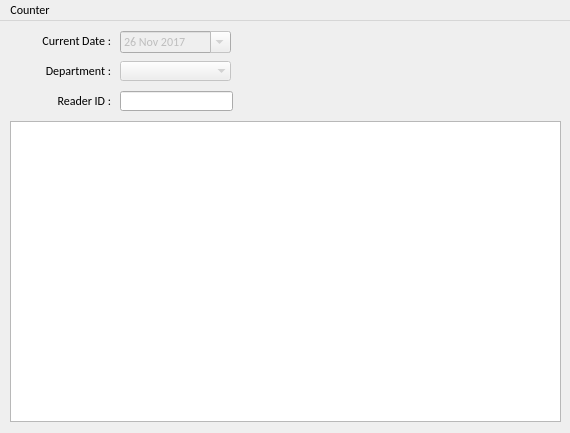
<?xml version="1.0" encoding="UTF-8"?>
<ui version="4.0">
 <class>MainWindow</class>
 <widget class="QMainWindow" name="MainWindow">
  <property name="geometry">
   <rect>
    <x>0</x>
    <y>0</y>
    <width>570</width>
    <height>433</height>
   </rect>
  </property>
  <property name="font">
   <font>
    <family>Calibri</family>
    <pointsize>9</pointsize>
   </font>
  </property>
  <property name="windowTitle">
   <string>MainWindow</string>
  </property>
  <widget class="QWidget" name="centralwidget">
   <widget class="QLabel" name="lbl">
    <property name="geometry">
     <rect>
      <x>30</x>
      <y>70</y>
      <width>81</width>
      <height>20</height>
     </rect>
    </property>
    <property name="maximumSize">
     <size>
      <width>81</width>
      <height>16777215</height>
     </size>
    </property>
    <property name="text">
     <string notr="true">Reader ID :</string>
    </property>
    <property name="alignment">
     <set>Qt::AlignRight|Qt::AlignTrailing|Qt::AlignVCenter</set>
    </property>
    <property name="buddy">
     <cstring>txt</cstring>
    </property>
   </widget>
   <widget class="QLineEdit" name="txt">
    <property name="geometry">
     <rect>
      <x>120</x>
      <y>70</y>
      <width>113</width>
      <height>20</height>
     </rect>
    </property>
   </widget>
   <widget class="QDateEdit" name="dt">
    <property name="enabled">
     <bool>false</bool>
    </property>
    <property name="geometry">
     <rect>
      <x>120</x>
      <y>10</y>
      <width>111</width>
      <height>22</height>
     </rect>
    </property>
    <property name="focusPolicy">
     <enum>Qt::NoFocus</enum>
    </property>
    <property name="inputMethodHints">
     <set>Qt::ImhPreferNumbers</set>
    </property>
    <property name="buttonSymbols">
     <enum>QAbstractSpinBox::PlusMinus</enum>
    </property>
    <property name="specialValueText">
     <string notr="true"/>
    </property>
    <property name="calendarPopup">
     <bool>true</bool>
    </property>
    <property name="date">
     <date>
      <year>2017</year>
      <month>11</month>
      <day>26</day>
     </date>
    </property>
   </widget>
   <widget class="QComboBox" name="cbo">
    <property name="enabled">
     <bool>false</bool>
    </property>
    <property name="geometry">
     <rect>
      <x>120</x>
      <y>40</y>
      <width>111</width>
      <height>20</height>
     </rect>
    </property>
    <property name="focusPolicy">
     <enum>Qt::NoFocus</enum>
    </property>
    <property name="locale">
     <locale language="English" country="India"/>
    </property>
    <property name="editable">
     <bool>false</bool>
    </property>
    <property name="currentText">
     <string notr="true"/>
    </property>
    <property name="sizeAdjustPolicy">
     <enum>QComboBox::AdjustToMinimumContentsLength</enum>
    </property>
    <property name="minimumContentsLength">
     <number>111</number>
    </property>
    <property name="frame">
     <bool>false</bool>
    </property>
    <property name="modelColumn">
     <number>0</number>
    </property>
   </widget>
   <widget class="QTableWidget" name="tableWidget">
    <property name="geometry">
     <rect>
      <x>10</x>
      <y>100</y>
      <width>551</width>
      <height>301</height>
     </rect>
    </property>
    <property name="focusPolicy">
     <enum>Qt::NoFocus</enum>
    </property>
    <property name="frameShape">
     <enum>QFrame::StyledPanel</enum>
    </property>
    <property name="sizeAdjustPolicy">
     <enum>QAbstractScrollArea::AdjustIgnored</enum>
    </property>
    <property name="editTriggers">
     <set>QAbstractItemView::NoEditTriggers</set>
    </property>
    <property name="tabKeyNavigation">
     <bool>false</bool>
    </property>
    <attribute name="verticalHeaderVisible">
     <bool>false</bool>
    </attribute>
   </widget>
   <widget class="QLabel" name="lbl_2">
    <property name="geometry">
     <rect>
      <x>30</x>
      <y>10</y>
      <width>81</width>
      <height>20</height>
     </rect>
    </property>
    <property name="maximumSize">
     <size>
      <width>81</width>
      <height>16777215</height>
     </size>
    </property>
    <property name="text">
     <string notr="true">Current Date :</string>
    </property>
    <property name="alignment">
     <set>Qt::AlignRight|Qt::AlignTrailing|Qt::AlignVCenter</set>
    </property>
    <property name="buddy">
     <cstring>txt</cstring>
    </property>
   </widget>
   <widget class="QLabel" name="lbl_3">
    <property name="geometry">
     <rect>
      <x>30</x>
      <y>40</y>
      <width>81</width>
      <height>21</height>
     </rect>
    </property>
    <property name="maximumSize">
     <size>
      <width>81</width>
      <height>16777215</height>
     </size>
    </property>
    <property name="text">
     <string notr="true">&lt;html&gt;&lt;head/&gt;&lt;body&gt;&lt;p&gt;Department :&lt;/p&gt;&lt;/body&gt;&lt;/html&gt;</string>
    </property>
    <property name="alignment">
     <set>Qt::AlignRight|Qt::AlignTrailing|Qt::AlignVCenter</set>
    </property>
    <property name="buddy">
     <cstring>txt</cstring>
    </property>
   </widget>
  </widget>
  <widget class="QMenuBar" name="menuBar">
   <property name="geometry">
    <rect>
     <x>0</x>
     <y>0</y>
     <width>570</width>
     <height>21</height>
    </rect>
   </property>
   <widget class="QMenu" name="menuCounter">
    <property name="title">
     <string>Counter</string>
    </property>
    <addaction name="mnuSettings"/>
    <addaction name="separator"/>
    <addaction name="mnuExit"/>
   </widget>
   <addaction name="menuCounter"/>
  </widget>
  <action name="mnuSettings">
   <property name="text">
    <string>Settings</string>
   </property>
  </action>
  <action name="mnuDeptGrp">
   <property name="text">
    <string>Department Group</string>
   </property>
  </action>
  <action name="mnuExit">
   <property name="text">
    <string>Exit</string>
   </property>
  </action>
 </widget>
 <tabstops>
  <tabstop>dt</tabstop>
  <tabstop>cbo</tabstop>
  <tabstop>txt</tabstop>
  <tabstop>tableWidget</tabstop>
 </tabstops>
 <resources/>
 <connections>
  <connection>
   <sender>mnuExit</sender>
   <signal>triggered()</signal>
   <receiver>MainWindow</receiver>
   <slot>close()</slot>
   <hints>
    <hint type="sourcelabel">
     <x>-1</x>
     <y>-1</y>
    </hint>
    <hint type="destinationlabel">
     <x>284</x>
     <y>203</y>
    </hint>
   </hints>
  </connection>
 </connections>
</ui>
